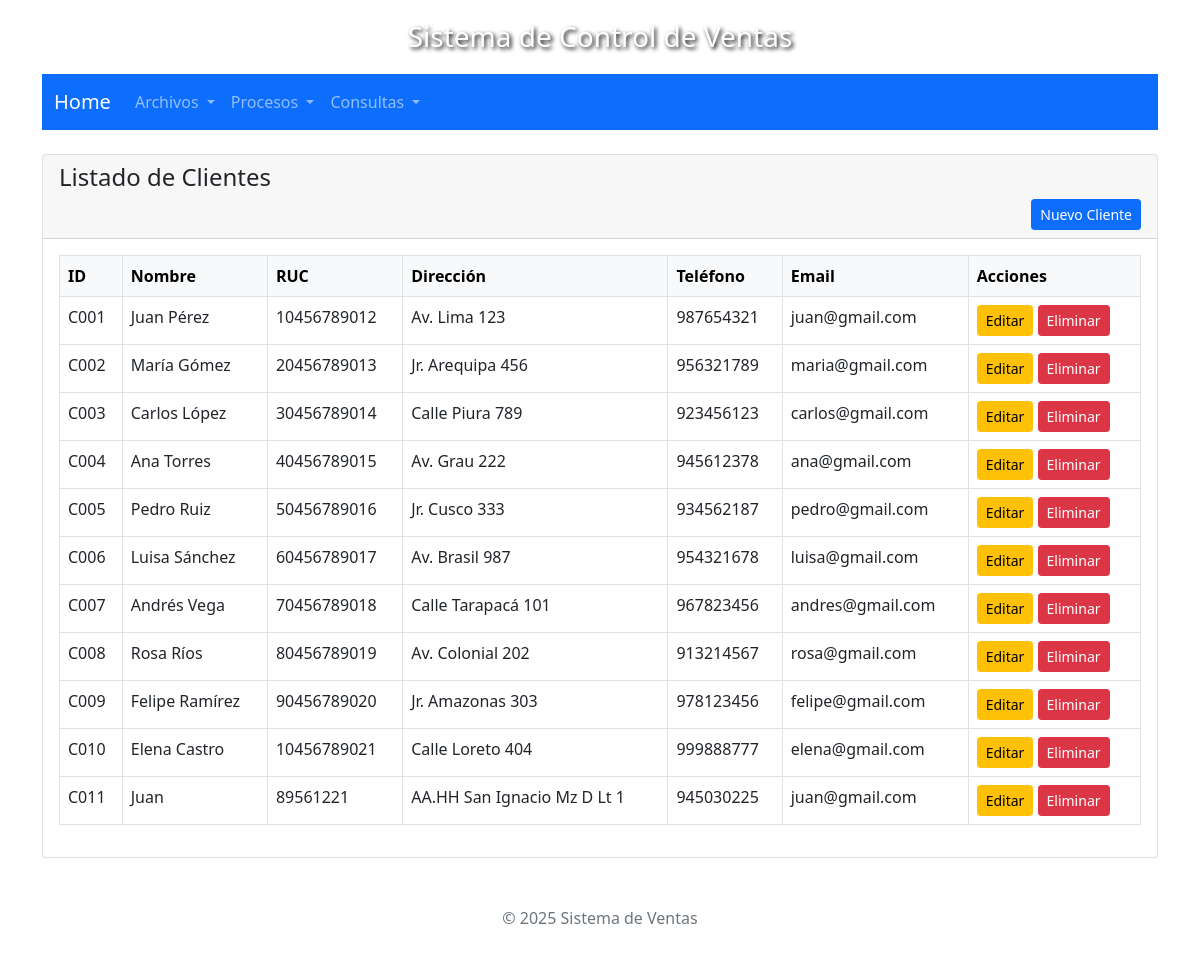
/sisventas/vista/clientes/listado.php, run on the app's committed database.
### tables this page shows
CREATE TABLE `clientes` (
  `idcliente` varchar(10) NOT NULL,
  `nomcliente` varchar(128) DEFAULT NULL,
  `ruccliente` varchar(11) DEFAULT NULL,
  `dircliente` varchar(128) DEFAULT NULL,
  `telcliente` varchar(9) DEFAULT NULL,
  `emailcliente` varchar(64) DEFAULT NULL
);

### sisventas/modelo/Cliente.php (called while the page is built, shortened)
<?php
require_once $_SERVER['DOCUMENT_ROOT'] . "/sisventas/includes/db.php";
class Cliente {
    private $pdo;
    public function __construct() {
        $conexion = new DBConection();
        $this->pdo = $conexion->conectar();
    }
    public function listar() {
        $stmt = $this->pdo->prepare("SELECT * FROM clientes");
        $stmt->execute();
        return $stmt->fetchAll(PDO::FETCH_ASSOC);
    }
}

### sisventas/includes/db.php (called while the page is built, shortened)
<?php
class DBConection {
    public function conectar() {
        try {
            $this->pdo = new PDO("mysql:host=" . DB_HOST . ";dbname=" . DB_NAME, DB_USER, DB_PASS);
            $this->pdo->setAttribute(PDO::ATTR_ERRMODE, PDO::ERRMODE_EXCEPTION);
            $this->pdo->exec("SET NAMES utf8");
            return $this->pdo;
        } catch (PDOException $e) {
            die("Error de conexión: " . $e->getMessage());
        }
    }
}
?>

### sisventas/controlador/ClienteControlador.php (called while the page is built, shortened)
<?php
require_once $_SERVER['DOCUMENT_ROOT'] . "/sisventas/modelo/Cliente.php";
class ClienteControlador {
    private $modelo;
    public function __construct() {
        $this->modelo = new Cliente();
    }
    public function listarClientes() {
        return $this->modelo->listar();
    }
}

### sisventas/vista/clientes/listado.php (the view, shortened to what this page needs)
<?php
require_once $_SERVER['DOCUMENT_ROOT'] . "/sisventas/vista/layout/header.php";
require_once $_SERVER['DOCUMENT_ROOT'] . "/sisventas/vista/layout/navbar.php";
require_once $_SERVER['DOCUMENT_ROOT'] . "/sisventas/controlador/ClienteControlador.php";
$controlador = new ClienteControlador();
$clientes = $controlador->listarClientes();
?>
<div class="card">
    <div class="card-header">
        <h4>Listado de Clientes</h4>
        <a href="registrar.php" class="btn btn-primary btn-sm float-end">Nuevo Cliente</a>
    </div>
    <div class="card-body">
        <table class="table table-bordered table-hover">
            <thead class="table-light">
                <tr>
                    <th>ID</th>
                    <th>Nombre</th>
                    <th>RUC</th>
                    <th>Dirección</th>
                    <th>Teléfono</th>
                    <th>Email</th>
                    <th>Acciones</th>
                </tr>
            </thead>
            <tbody>
                <?php foreach ($clientes as $cliente): ?>
                    <tr>
                        <td><?= $cliente["idcliente"] ?></td>
                        <td><?= $cliente["nomcliente"] ?></td>
                        <td><?= $cliente["ruccliente"] ?></td>
                        <td><?= $cliente["dircliente"] ?></td>
                        <td><?= $cliente["telcliente"] ?></td>
                        <td><?= $cliente["emailcliente"] ?></td>
                        <td>
                            <a href="editar.php?id=<?= $cliente['idcliente'] ?>" class="btn btn-warning btn-sm">Editar</a>
                            <a href="eliminar.php?id=<?= $cliente['idcliente'] ?>" class="btn btn-danger btn-sm" onclick="return confirm('¿Está seguro de eliminar este cliente?')">Eliminar</a>
                        </td>
                    </tr>
                <?php endforeach ?>
            </tbody>
        </table>
    </div>
</div>
<?php
require_once $_SERVER['DOCUMENT_ROOT'] . "/sisventas/vista/layout/footer.php";
?>

### sisventas/vista/layout/header.php (shortened to what this page needs)
<!DOCTYPE html>
<html lang="es">
<head>
  <link href="https://cdn.jsdelivr.net/npm/bootstrap@5.0.2/dist/css/bootstrap.min.css" rel="stylesheet"
>
</head>
<body>
  <div class="container">
    <h3 class="text-center">Sistema de Control de Ventas</h3>

### sisventas/vista/layout/navbar.php (shortened to what this page needs)
<nav class="navbar navbar-expand-lg navbar-dark bg-primary mb-4">
  <div class="container-fluid">
    <a class="navbar-brand" href="http://localhost/sisventas/vista/menu.php">Home</a>
    <div class="collapse navbar-collapse" id="navbarNavDropdown">
      <ul class="navbar-nav me-auto mb-2 mb-lg-0">
        <li class="nav-item dropdown">
          <a class="nav-link dropdown-toggle" href="#" id="archivosDropdown" role="button" data-bs-toggle="dropdown" aria-expanded="false">
            Archivos
          </a>
        </li>
        <li class="nav-item dropdown">
          <a class="nav-link dropdown-toggle" href="#" id="procesosDropdown" role="button" data-bs-toggle="dropdown" aria-expanded="false">
            Procesos
          </a>
        </li>
        <li class="nav-item dropdown">
          <a class="nav-link dropdown-toggle" href="#" id="consultasDropdown" role="button" data-bs-toggle="dropdown" aria-expanded="false">
            Consultas
          </a>
        </li>
      </ul>
    </div>
  </div>
</nav>

### sisventas/vista/layout/footer.php (shortened to what this page needs)
<footer class="text-center text-muted mt-5">
    <p>&copy; 2025 Sistema de Ventas</p>
</footer>
</body>
</html>

### sisventas/vista/layout/header.php (style rules this page uses)
body { background-size: cover; background-repeat: no-repeat; background-attachment: fixed; background-position: center; padding: 20px; }
h3 { margin-bottom: 20px; color: white; text-shadow: 2px 2px 4px #000000; }

### data on the page
clientes: idcliente "C001", nomcliente "Juan Pérez", ruccliente "10456789012", dircliente "Av. Lima 123", telcliente "987654321", emailcliente "juan@gmail.com"
clientes: idcliente "C002", nomcliente "María Gómez", ruccliente "20456789013", dircliente "Jr. Arequipa 456", telcliente "956321789", emailcliente "maria@gmail.com"
clientes: idcliente "C003", nomcliente "Carlos López", ruccliente "30456789014", dircliente "Calle Piura 789", telcliente "923456123", emailcliente "carlos@gmail.com"
clientes: idcliente "C004", nomcliente "Ana Torres", ruccliente "40456789015", dircliente "Av. Grau 222", telcliente "945612378", emailcliente "ana@gmail.com"
clientes: idcliente "C005", nomcliente "Pedro Ruiz", ruccliente "50456789016", dircliente "Jr. Cusco 333", telcliente "934562187", emailcliente "pedro@gmail.com"
clientes: idcliente "C006", nomcliente "Luisa Sánchez", ruccliente "60456789017", dircliente "Av. Brasil 987", telcliente "954321678", emailcliente "luisa@gmail.com"
clientes: idcliente "C007", nomcliente "Andrés Vega", ruccliente "70456789018", dircliente "Calle Tarapacá 101", telcliente "967823456", emailcliente "andres@gmail.com"
clientes: idcliente "C008", nomcliente "Rosa Ríos", ruccliente "80456789019", dircliente "Av. Colonial 202", telcliente "913214567", emailcliente "rosa@gmail.com"
clientes: idcliente "C009", nomcliente "Felipe Ramírez", ruccliente "90456789020", dircliente "Jr. Amazonas 303", telcliente "978123456", emailcliente "felipe@gmail.com"
clientes: idcliente "C010", nomcliente "Elena Castro", ruccliente "10456789021", dircliente "Calle Loreto 404", telcliente "999888777", emailcliente "elena@gmail.com"
clientes: idcliente "C011", nomcliente "Juan", ruccliente "89561221", dircliente "AA.HH San Ignacio Mz D Lt 1", telcliente "945030225", emailcliente "juan@gmail.com"
